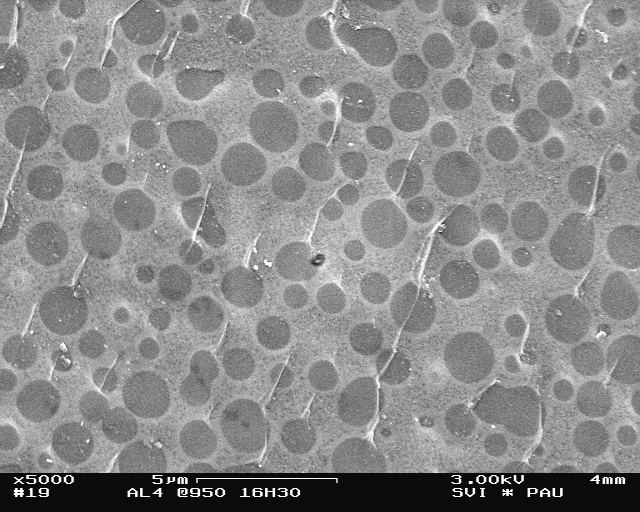
#> input picture data_example/Al4-@950-16h30-01.TIF, 1280 x 1024 px (shown at 1/2 size)
$ python good_code_example.py
#> lines starting #> are read from the running program, lines starting #| are printed output that depends on the picture; after the words box and inside, x2 and y2 are one past the last pixel; in counts of white or black regions, pixels touching at a corner belong together
### data_example/filter_microscopy.py
# -*- coding: utf-8 -*-
"""
Created on Wed Mar 15 16:24:11 2017

@author: E0567733
"""
import numpy as np
from skimage import filters, morphology


def denoise_filter(im, bar_position=930):
    """
    Denoise microscopy image

    Parameters
    ----------
    """
    im=im[:bar_position]
    im_median = filters.median(im, np.ones((5, 5)))
    value = filters.threshold_otsu(im_median)
    binary_im = im_median < value
    remove_holes = morphology.binary_closing(binary_im,
                                             np.ones((5, 5)))
    remove_noise = morphology.binary_opening(remove_holes,
                                             np.ones((5, 5)))
    return remove_noise

### data_example/good_code_example.py
# -*- coding: utf-8 -*-
"""
Created on Wed Nov 20 08:41:51 2019

@author: Jop
"""

# an example of a nicer code

import matplotlib.pyplot as plt
from skimage import io
import filter_microscopy as fm

# =============================================================================
# Comments are always usefull
#
# to obtain plots in individual windows, type:
# %matplotlib
# in the right Ipython consol on the right
# to go back to the inline mode, type:
# %matplotlib inline
#
# the function that is defined in the 'filter_microscopy.py' is made to be reusable
# by other codes, that is why the imread function is not included in that function
#
# =============================================================================

im1=io.imread('Al4-@950-16h30-01.TIF')
#> im1 is the input picture: shape (1024, 1280); min 8, max 255, mean 138.7
result_im1 = fm.denoise_filter(im1)
#> in denoise_filter, `im=im[:bar_position]`:
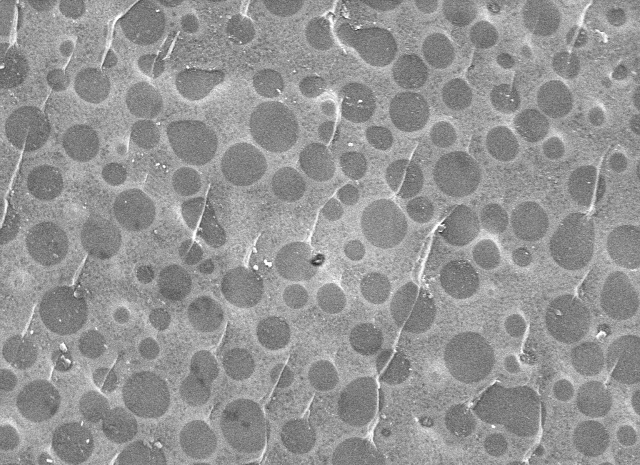
#> im: shape (930, 1280) (shown at 1/2 size); min 27, max 255, mean 147.9
#> in denoise_filter, `value = filters.threshold_otsu(im_median)`: value = 148
#> in denoise_filter, `binary_im = im_median < value`:
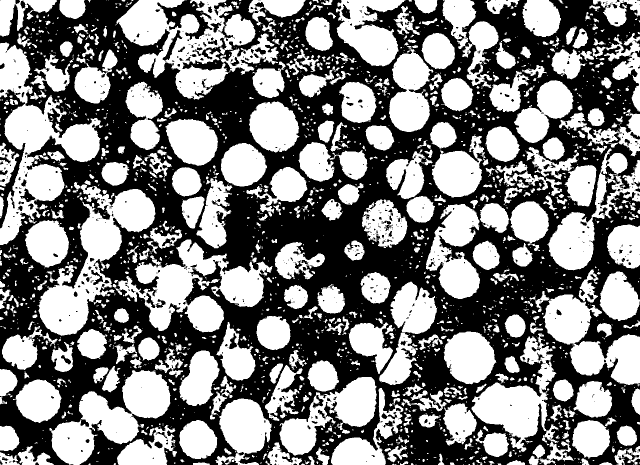
#> binary_im: shape (930, 1280) bool (shown at 1/2 size); 50.2% white; 914 black regions (751 under 20 px), largest, box (x1, y1, x2, y2) and area: (0, 0, 1280, 930) 574585, (314, 0, 425, 80) 3115, (325, 60, 365, 121) 552
#> in denoise_filter, `remove_holes = morphology.binary_closing(binary_im, np.ones((5, 5)))`: remove_holes: shape (930, 1280) bool; 53.8% white; 257 black regions (4 under 20 px), largest, box (x1, y1, x2, y2) and area: (0, 0, 1280, 930) 484716, (752, 807, 1106, 930) 17397, (592, 790, 759, 930) 5929
#> in denoise_filter, `remove_noise = morphology.binary_opening(remove_holes, np.ones((5, 5)))`:
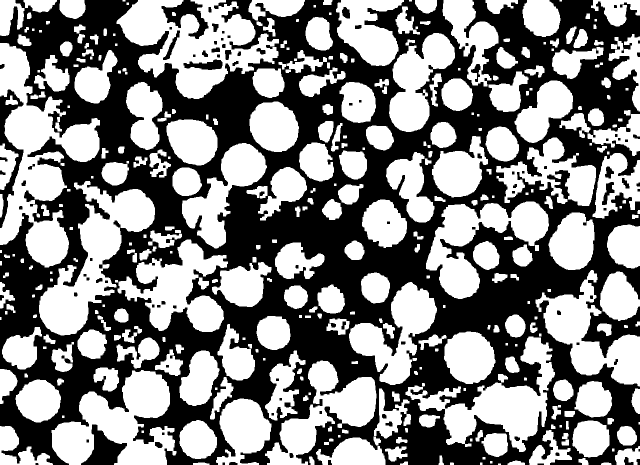
#> remove_noise: shape (930, 1280) bool (shown at 1/2 size); 51.5% white; 96 black regions (1 under 20 px), largest, box (x1, y1, x2, y2) and area: (0, 0, 1280, 930) 559654, (0, 179, 47, 456) 4000, (162, 849, 254, 930) 3516
plt.imshow(result_im1, cmap='gray')

im2=io.imread('Al4T-@950-0h30-02.TIF')
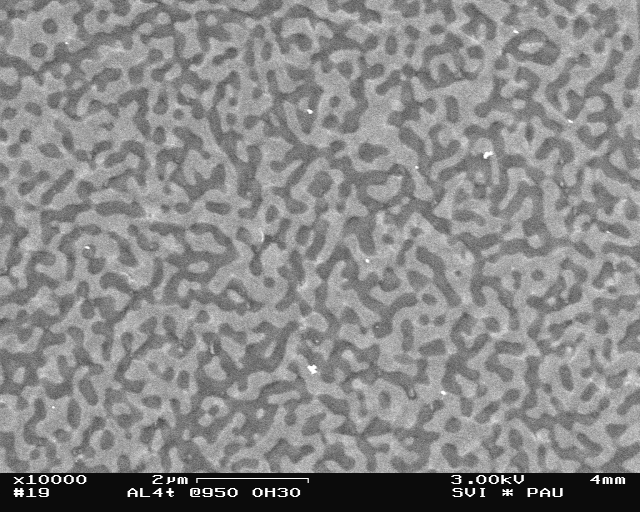
#> input picture data_example/Al4T-@950-0h30-02.TIF, 1280 x 1024 px (shown at 1/2 size)
#> im2 is the input picture: shape (1024, 1280); min 8, max 255, mean 136.9
result_im2 = fm.denoise_filter(im2)
#> call 2 of denoise_filter, with bar_position = 930
#> in denoise_filter (call 2), `im=im[:bar_position]`:
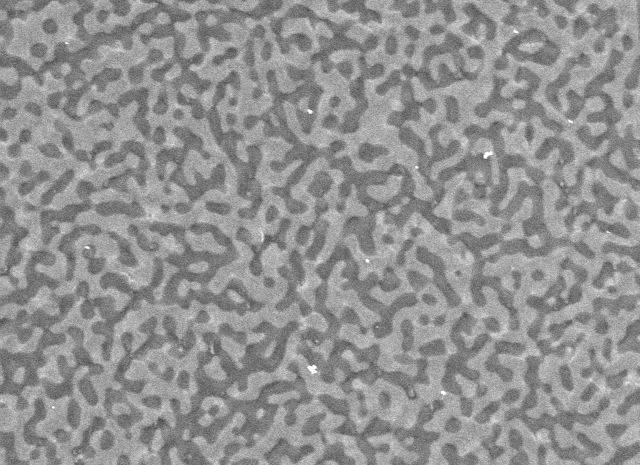
#> im: shape (930, 1280) (shown at 1/2 size); min 36, max 255, mean 145.8
#> in denoise_filter (call 2), `value = filters.threshold_otsu(im_median)`: value = 144
#> in denoise_filter (call 2), `binary_im = im_median < value`:
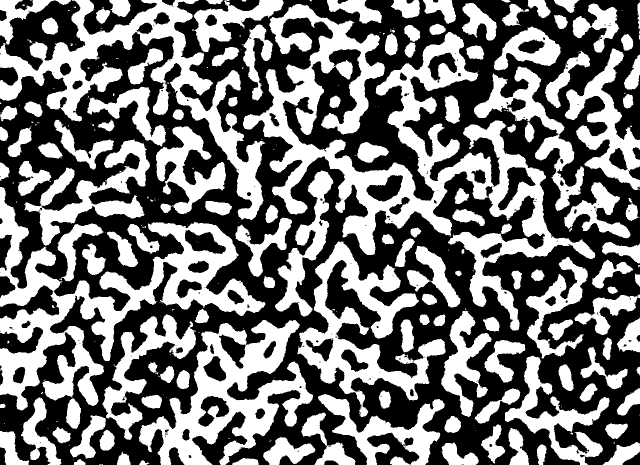
#> binary_im: shape (930, 1280) bool (shown at 1/2 size); 45.9% white; 315 white regions (181 under 20 px), largest, box (x1, y1, x2, y2) and area: (486, 8, 1191, 661) 99615, (0, 374, 531, 821) 59292, (0, 0, 531, 440) 45259
#> in denoise_filter (call 2), `remove_holes = morphology.binary_closing(binary_im, np.ones((5, 5)))`: remove_holes: shape (930, 1280) bool; 46.6% white; 185 white regions (76 under 20 px), largest, box (x1, y1, x2, y2) and area: (0, 0, 1191, 661) 157928, (0, 279, 531, 858) 80943, (550, 341, 891, 834) 44080
#> in denoise_filter (call 2), `remove_noise = morphology.binary_opening(remove_holes, np.ones((5, 5)))`:
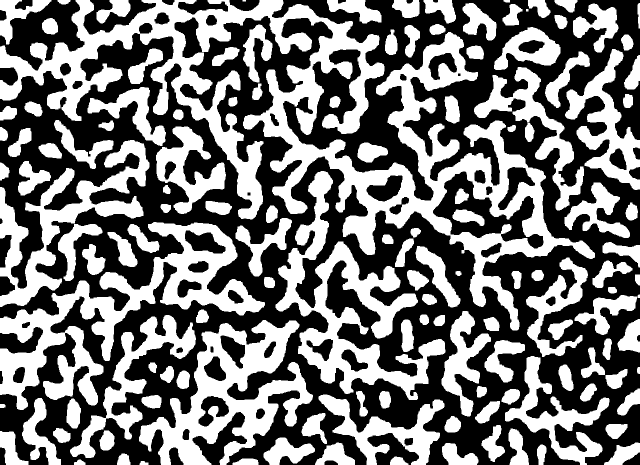
#> remove_noise: shape (930, 1280) bool (shown at 1/2 size); 46.3% white; 134 white regions, largest, box (x1, y1, x2, y2) and area: (0, 0, 1190, 661) 153507, (0, 444, 530, 820) 49386, (551, 342, 891, 800) 40585
plt.figure()
plt.imshow(result_im2, cmap='gray')
